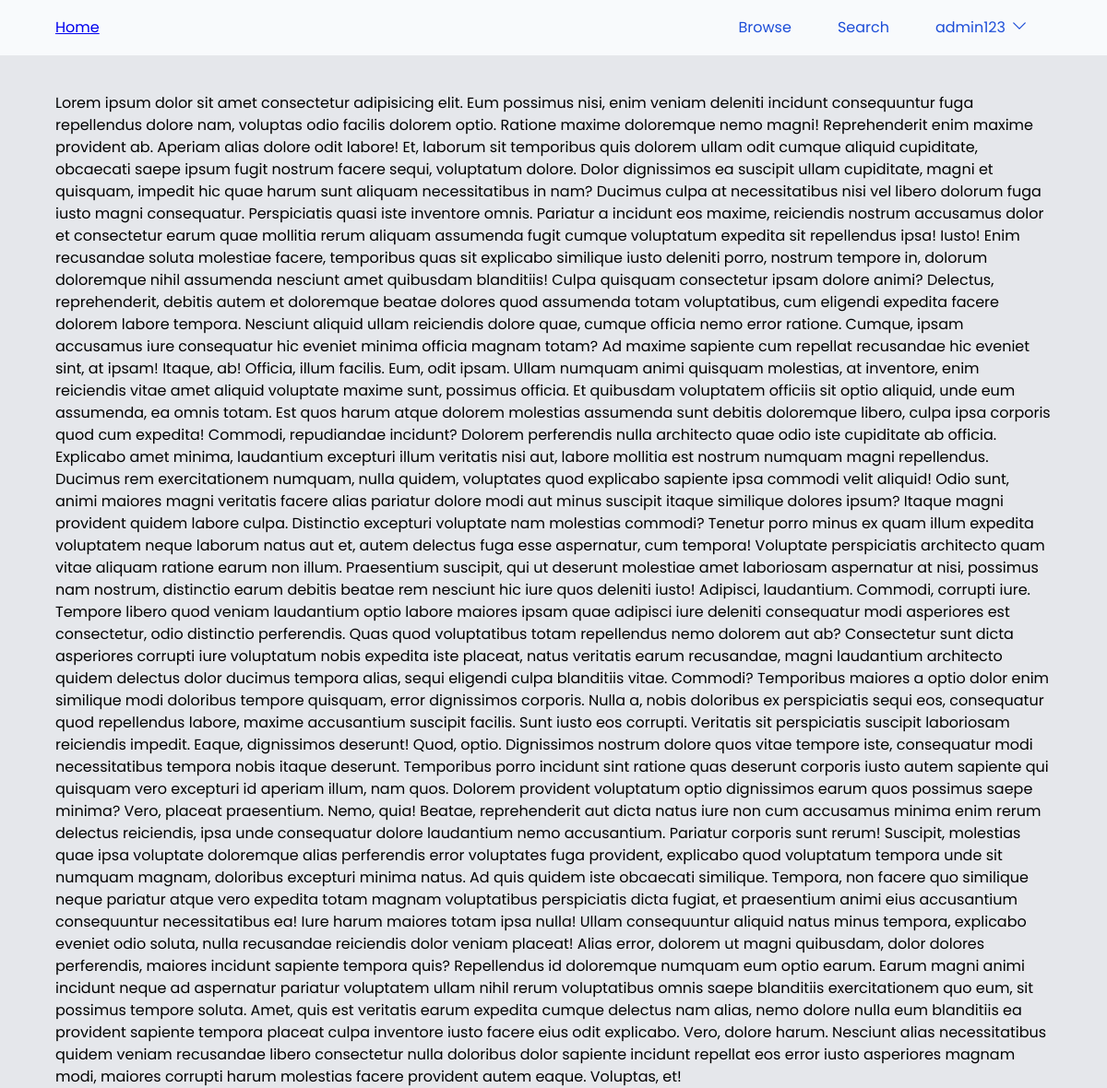
Before: / (signed in) with the older database file.
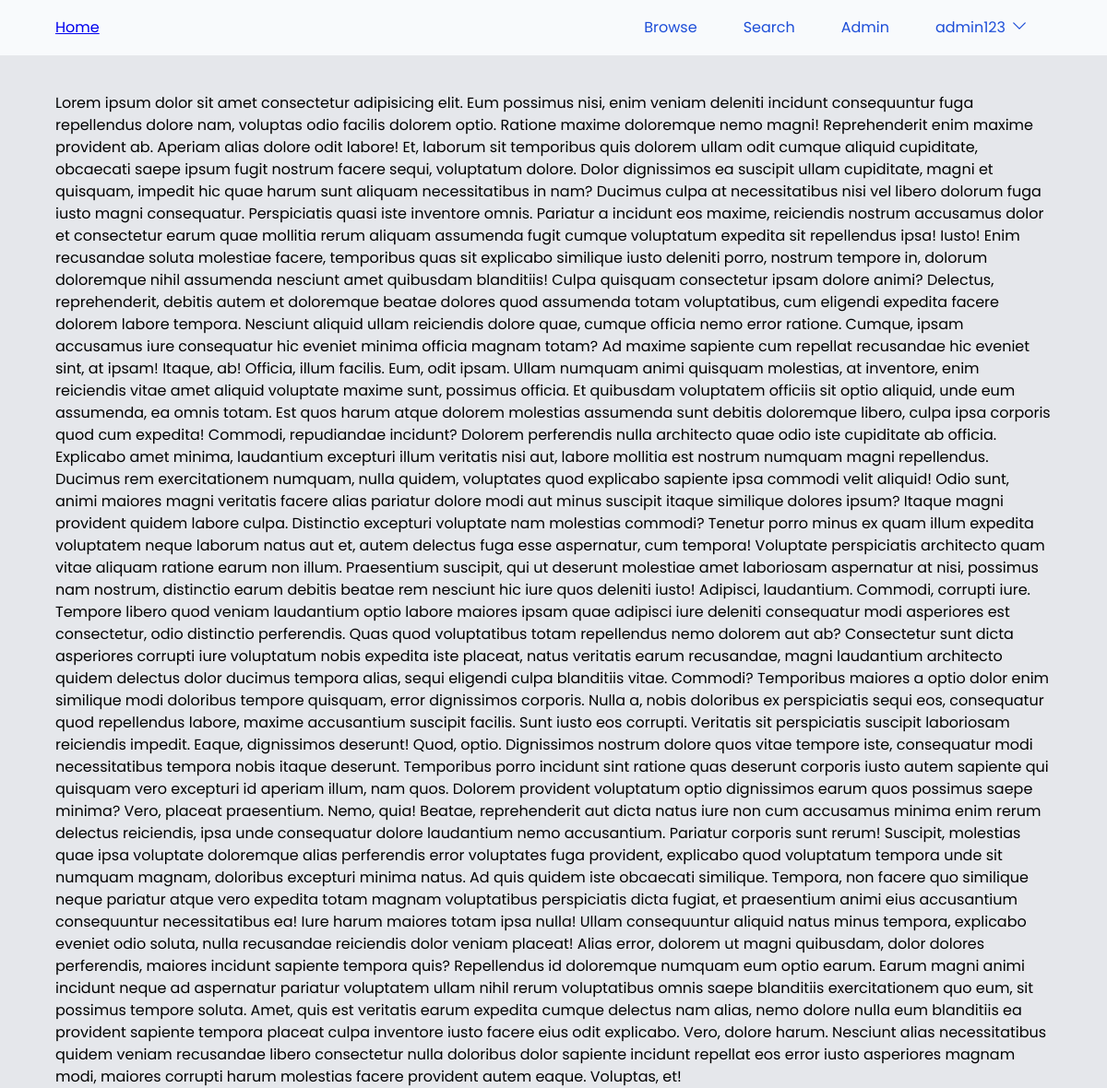
After: the same page with the newer database file.
### main.py (the view)
@app.route("/")
def index():
    return render_template(
        "index.html", current_username=get_current_username(), page_title="Home"
    )

### main.py (called while the page is built)
def get_current_username():
    if current_user.is_authenticated:
        return current_user.username
    else:
        return "Guest"

### models.py (called while the page is built)
@login.user_loader
def load_user(id):
    return UserModel.query.get(int(id))

### templates/index.html (shortened to what the changed rows need)
{% extends "base.html" %}{%block head%}{%endblock%}

### templates/base.html (shortened to what this page needs)
<!DOCTYPE html>
<html lang="en">
  <head>
    <link rel="stylesheet" href="{{ url_for('static', filename='css/stylesheet.css')}}" />
  </head>
  <header class="header">
    <div class="header__inner">
      <a href="{{url_for('index')}}"
        >Home</a>
      <nav class="nav">
        <ul class="nav__list">
          <li class="nav__list-item">
            <a class="nav__list-link" href="{{url_for("browse")}}">Browse</a>
          </li>
          <li class="nav__list-item">
            <a class="nav__list-link" href="#">Search</a>
          </li>
          {% if current_user.privilege_level == "Admin" %}
          <li class="nav__list-item">
            <div class="dropdown">
              <button class="dropbtn">Admin</button>
            </div>
          </li>
          {% endif %}
          {% if current_user.is_authenticated %}
          <li class="nav__list-item">
            <div class="dropdown">
              <button class="dropbtn">{{current_username}}<svg xmlns="http://www.w3.org/2000/svg" fill="none" viewBox="0 0 24 24" stroke-width="1.5" stroke="currentColor" class="w-6 h-6">
                <path stroke-linecap="round" stroke-linejoin="round" d="M19.5 8.25l-7.5 7.5-7.5-7.5" />
              </svg>
              </button>
            </div>
            {% else %}
            <a class="nav__list-link" href="{{url_for('login')}}">Login</a>
            {% endif %}
          </li>
        </ul>
      </nav>
    </div>
  </header>
  <body>
    <div class="content">
    {% block body %} {% endblock %}
  </div>
  </body>
</html>

Changed rows visible on the page:
changed UserModel "admin123": privilege_level "User" → "Admin" (drawn)
Other visible differences:
text now shown: "Admin"
